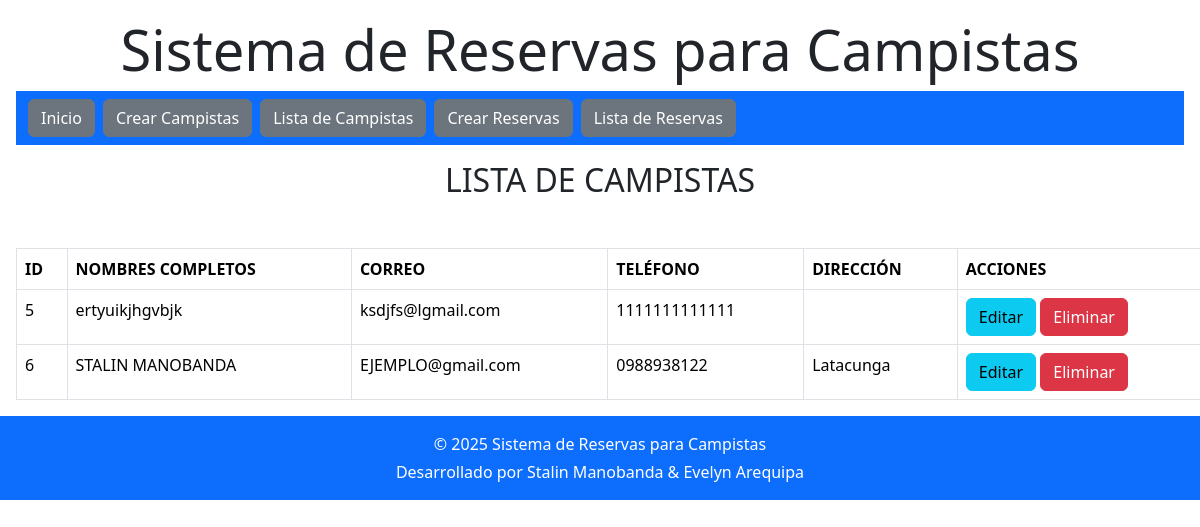
/listadoCampista/, run on the app's committed database.
### Aplicaciones/Campista/models.py (models this page shows)
class Campista(models.Model):
    id = models.AutoField(primary_key=True)
    nombres = models.CharField(max_length=200)
    correo = models.EmailField()
    telefono = models.CharField(max_length=10)
    direccion = models.TextField()

### Aplicaciones/Campista/views.py (the view)
# urls.py: path('listadoCampista/', views.listar_campista, name='listar_campista'),
def listar_campista(request):
    campistas=Campista.objects.all()
    return render(request, 'listadoCampista.html', {'campistas': campistas})

### Aplicaciones/Campista/Templates/listadoCampista.html
{% extends "./plantilla.html" %}
{% block contenido %}
<div class="text-center">
    <h2>LISTA DE CAMPISTAS</h2>
</div>
<table class=" m-3 table table-bordered table-striped-table-hover">
    <br>
    <tr>
        <th>ID</th>
        <th>NOMBRES COMPLETOS</th>
        <th>CORREO</th>
        <th>TELÉFONO</th>
        <th>DIRECCIÓN</th>
        <th>ACCIONES</th>
    </tr>
    {% for camp in campistas %}
        <tr>
            <td>{{camp.id}}</td>
            <td>{{camp.nombres}}</td>
            <td>{{camp.correo}}</td>
            <td>{{camp.telefono}}</td>
            <td>{{camp.direccion}}</td>
            <td>
                <a href="/editarCampista/{{camp.id}}" class="btn btn-info">Editar</a>
                <a href="/eliminarCampista/{{camp.id}}" class="btn btn-danger">Eliminar</a>
            </td>
        </tr>
    {% endfor %}
</table>
{% endblock %}

### data on the page
Campista: id "5", nombres "ertyuikjhgvbjk", correo "ksdjfs@lgmail.com", telefono "1111111111111"
Campista: id "6", nombres "STALIN MANOBANDA", correo "EJEMPLO@gmail.com", telefono "0988938122", direccion "Latacunga"
